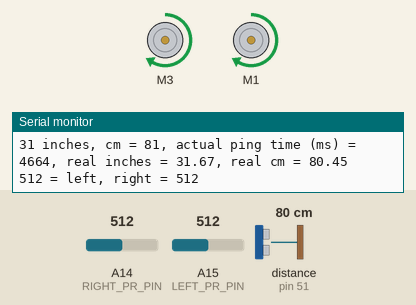
The sketch below on a simulated Arduino Mega 2560, built with avr-gcc and run on an emulated ATmega2560. Parts: 2 × DC motor (green arrow = forward, orange = backward, longer = faster), the last lines printed to the serial monitor. The test bench sets the inputs (shaded band); at power-on: distance to the obstacle (sensor on pin 51) 80 cm, A14 (RIGHT_PR_PIN) = 512, A15 (LEFT_PR_PIN) = 512. The echo pulse lasts 58.3 µs per cm.

Above: at 1.2 s.
1.3 s: distance to the obstacle (sensor on pin 51) set to 2 cm
4.3 s: A14 (RIGHT_PR_PIN) set to 104
At 5.5 s:
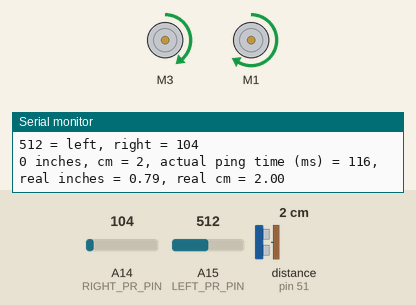
5.8 s: A14 (RIGHT_PR_PIN) set to 95
At 6.5 s:
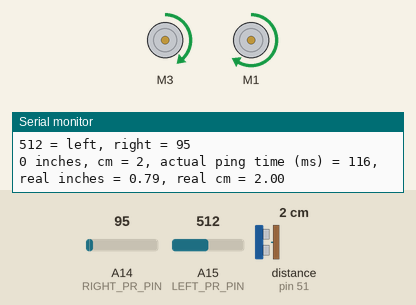
8.8 s: A15 (LEFT_PR_PIN) set to 107
At 10.0 s:
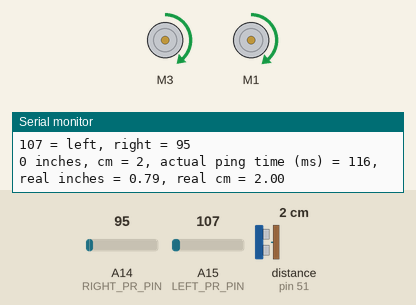
10.3 s: A15 (LEFT_PR_PIN) set to 93
At 10.9 s:
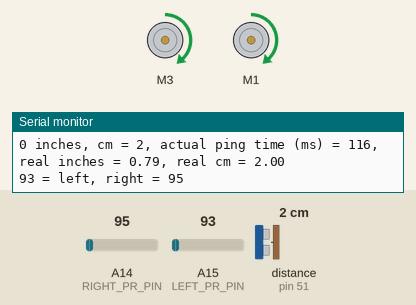
13.3 s: A15 (LEFT_PR_PIN) set to 11
At 14.5 s:
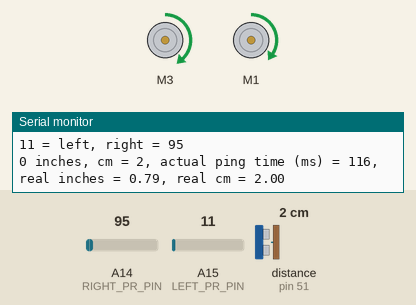
14.8 s: A15 (LEFT_PR_PIN) set to 8
At 16.3 s:
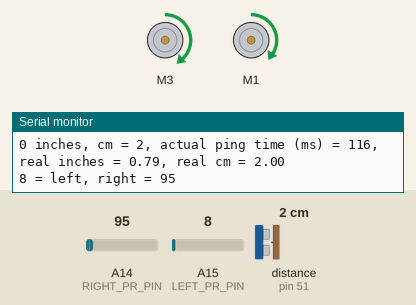
Timing chart, 0 to 17.8 s (numbered marks = the images above; inputs shaded):
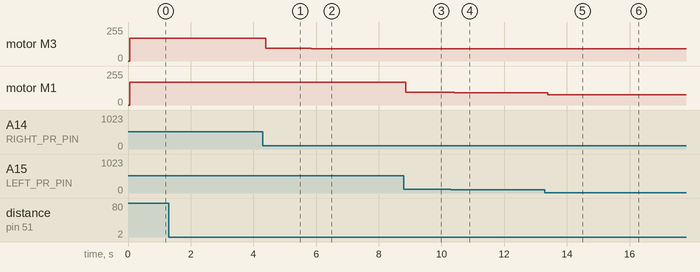

Measured:
- after the input at 4.3 s, motor M3: forward 169/255 → forward 94/255 after 0.09 s
- after the input at 5.8 s, motor M3: forward 94/255 → forward 92/255 after 0.05 s
- after the input at 8.8 s, motor M1: forward 169/255 → forward 94/255 after 0.05 s
- after the input at 10.3 s, motor M1: forward 94/255 → forward 92/255 after 0.11 s
- after the input at 13.3 s, motor M1: forward 92/255 → forward 77/255 after 0.09 s
- after the input at 14.8 s, motor M1: forward 77/255 → forward 76/255 after 0.13 s

The sketch:

B3_Light_N7.ino
```cpp
/* B3_Light.ino

   Drive the TWO-WHEELED Bread Board Bot (BBbot, B^3)
   either towards the light or away from the light, based on readings
   from two photresistors.  Each resistor is set up in a simple voltage
   divider circuit:
   ----------------------------------------------------

                       PhotoR   ~7.5-10K
               +5  o---/\/\/--.--/\/\/---o GND
                              |
       Sensor Pins o-----------

   ----------------------------------------------------
   Modified from: http://playground.arduino.cc/Learning/PhotoResistor

   Arduino: Arduino Mega 256 v3 Clone
   Motor Shield: Adafruit assembled Motor Shield for Arduino v2
   ---->  http://www.adafruit.com/products/1438

   Programmer: Dave Eslinger; June 7, 2015
   Revisions:
*/
#include <Wire.h>
#include <Adafruit_MotorShield.h>
#include <math.h>
#include <breadboardbot.h>
#include <NewPing.h>

// Create the motor shield object with the default I2C address
Adafruit_MotorShield AFMS = Adafruit_MotorShield();

// Define Constants

const byte LEFT_PR_PIN = A15;    // Define light sensor pins for left
const byte RIGHT_PR_PIN = A14;   // and right sides
const byte SONIC_TRIGGER_PIN = 50;
const byte SONIC_ECHO_PIN = 51;
const float TARGET_DISTANCE_INCHES = 10;
const int MAX_SONIC_DISTANCE = 500;
const bool PHOTOTAXIS = true;

// Define 'ports' for motors.
const byte LEFT_MOTOR_PORT = 3;
const byte RIGHT_MOTOR_PORT = 1;
// Create pointers to motor control objects
Adafruit_DCMotor *motorLeft = AFMS.getMotor(LEFT_MOTOR_PORT);
Adafruit_DCMotor *motorRight = AFMS.getMotor(RIGHT_MOTOR_PORT);

NewPing sonic(SONIC_TRIGGER_PIN, SONIC_ECHO_PIN, MAX_SONIC_DISTANCE);

void setup(void){
  AFMS.begin();  // create with the default frequency 1.6KHz
  // Turn off all motors to start, just a good habit
  motorLeft->run(RELEASE);
  motorRight->run(RELEASE);
  Serial.begin(9600);  //Begin serial communcation
}

void loop(){
  int inches = sonic.ping_in();
  Serial.print(inches);
  Serial.print(" inches, cm = ");
  Serial.print(sonic.ping_cm());
  Serial.print(", actual ping time (ms) = ");
  int ping_milli = sonic.ping();
  Serial.print(ping_milli);
  Serial.print(", real inches = ");
  Serial.print(Distance_inches(ping_milli));
  Serial.print(", real cm = ");
  Serial.println(Distance_cm(ping_milli));
  /*  First determine the relative light levels and print the
      results out to the serial monitor */
  int leftLight = analogRead(LEFT_PR_PIN);
  int rightLight = analogRead(RIGHT_PR_PIN);
  Serial.print(leftLight);           // We can only write ONE thing
  Serial.print(" = left, right = "); // at a time, therefore it takes
  Serial.println(rightLight);        // three statemens to get our output.

  /* Now that we have some light levels, make each motor's speed
     a function of light level and drive either towards or
     away from the light depending on the value of PHOTOAXIS  */

  motorLeft->setSpeed(map(rightLight,0,950,75,250));
  motorRight->setSpeed(map(leftLight,0,950,75,250));
  while (Distance_inches(sonic.ping()) > TARGET_DISTANCE_INCHES)
  {
  motorLeft->run(FORWARD);
  motorRight->run(FORWARD);
  }
  byte direction;
  if (PHOTOTAXIS) {
    direction = FORWARD;
  }
  else {
    direction = BACKWARD;
  }
  motorLeft->run(direction);
  motorRight->run(direction);

  delay(10); //short delay for faster response to light.
}

/*  /* Find the direction of the strongest light by taking the difference
     between the readings */
//int deltaLight = leftLight - rightLight;
```
